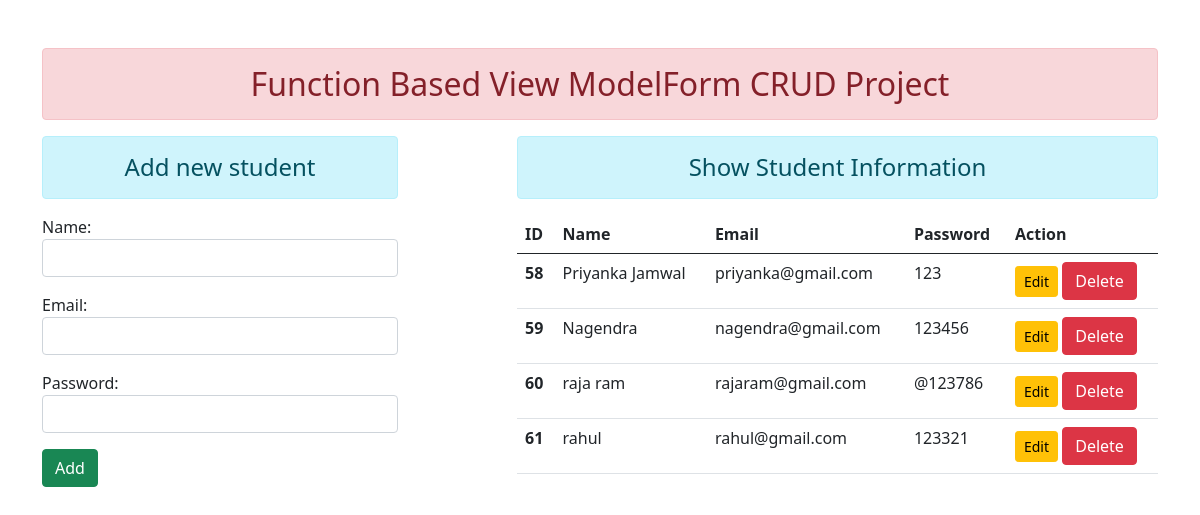
The page / on the database its author committed.
### enroll/models.py (models this page shows)
class User(models.Model):
    name = models.CharField(max_length=70)
    email = models.EmailField(max_length=100)
    password = models.CharField(max_length=100)

### enroll/views.py (the view)
# urls.py: path('', views.add_show, name="addandshow"),
def add_show(request):
    if request.method == 'POST':
        fm = StudentRegistration(request.POST)
        if fm.is_valid():
            nm = fm.cleaned_data['name']
            em = fm.cleaned_data['email']
            pw = fm.cleaned_data['password']
            reg = User(name=nm, email=em, password=pw)
            reg.save()
            fm = StudentRegistration()
    else:
        fm = StudentRegistration()
    stud = User.objects.all()
    return render(request, 'enroll/addandshow.html', {'form': fm,
                                                      'stu': stud})

### enroll/form.py
class StudentRegistration(forms.ModelForm):
    class Meta:
     model = User
     fields = ["name", "email" , "password"]
     widgets = {
         'name' : forms.TextInput(attrs={'class': 'form-control'}),
         'email': forms.EmailInput(attrs={'class': 'form-control'}),
         'password': forms.PasswordInput(render_value=True, attrs={'class': 'form-control'}),
     }

### enroll/templates/enroll/addandshow.html (shortened to what this page needs)
{% extends 'enroll/base.html' %}
{% block content %}
<div class="row">
    <div class="col-sm-4">
        <h4 class="text-center alert alert-info">Add new student </h4>
       <form action="" method="POST">
       {{form.as_p}}
       <input type="submit" class="btn btn-success" value="Add">
      </form>
    </div>
    <div class="col-sm-7 offset-1">
        <h4 class="text-center alert alert-info">Show Student Information</h4>
        {% if stu %}
          <table class="table table-hover">
              <thead>
               <tr>
                  <th scope="col">ID</th>
                  <th scope="col">Name</th>
                  <th scope="col">Email</th>
                  <th scope="col">Password</th>
                   <th scope="col">Action</th>
               </tr>
              </thead>
              <tbody>
              {% for st in stu %}
              <tr>
                  <th scope="row">{{st.id}}</th>
                  <td>{{st.name}}</td>
                  <td>{{st.email}}</td>
                  <td>{{st.password}}</td>
                  <td>
                      <a href="{% url 'updatedata' st.id %}" class="btn btn-warning btn-sm">Edit</a>
                      <form action="{% url 'deletedata' st.id %}" method="post" class="d-inline"> {% csrf_token %}
                          <input type="submit" class="btn btn-danger" value="Delete">
                      </form>
                   </td>
              </tr>
              {% endfor %}
              </tbody>
          </table>
        {% else %}
        <h4 class="text-center alert alert-warning">No Records</h4>
        {% endif %}
    </div>
</div>
{% endblock %}

### enroll/templates/enroll/base.html (shortened to what this page needs)
<!DOCTYPE <!DOCTYPE html> {% load static %}
<html>
<head>
    <link rel="stylesheet" href="{% static 'enroll/css/bootstrap.css' %}">
</head>
<body>
    <div class="container mt-5">
        <h2 class="text-center alert alert-danger">Function Based View ModelForm CRUD Project</h2>
        {% block content %} {% endblock content %}
    </div>
</body>
</html>

### rows shown on the page
User: id "58", name "Priyanka Jamwal", email "priyanka@gmail.com", password "123"
User: id "59", name "Nagendra", email "nagendra@gmail.com", password "123456"
User: id "60", name "raja ram", email "rajaram@gmail.com", password "@123786"
User: id "61", name "rahul", email "rahul@gmail.com", password "123321"
